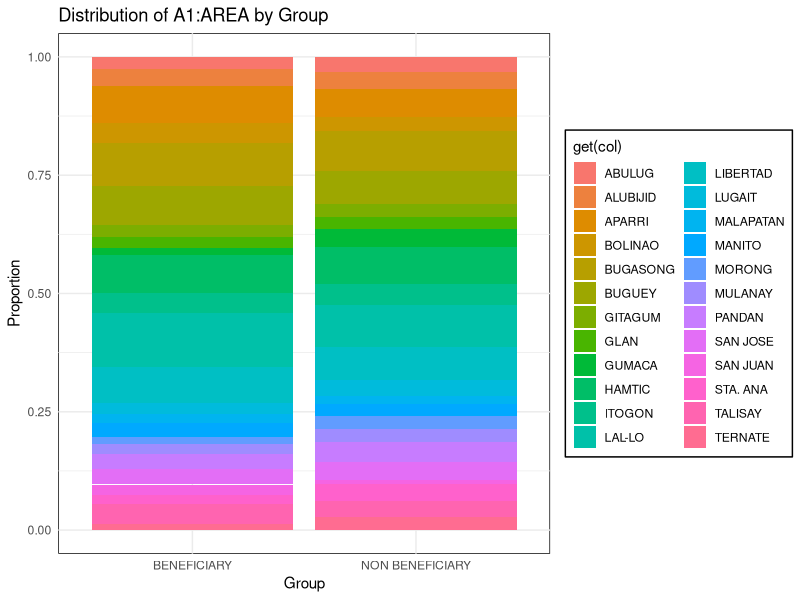
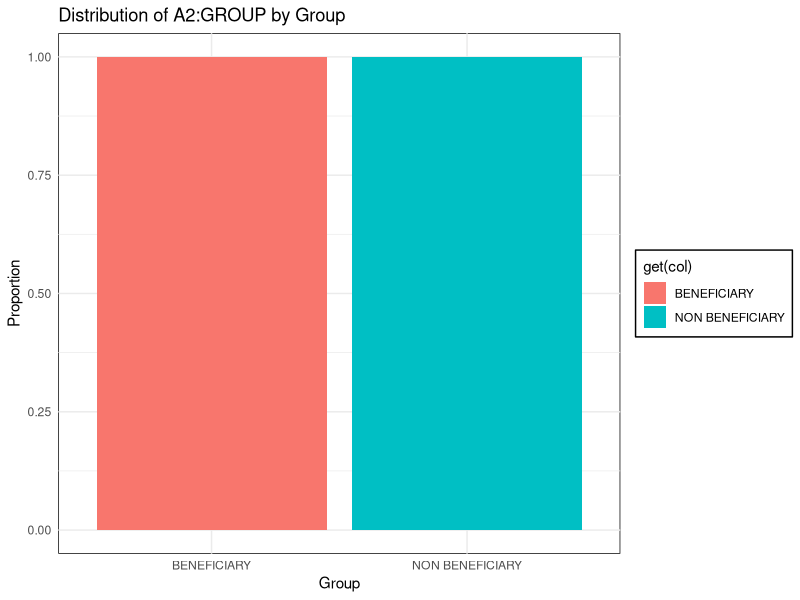
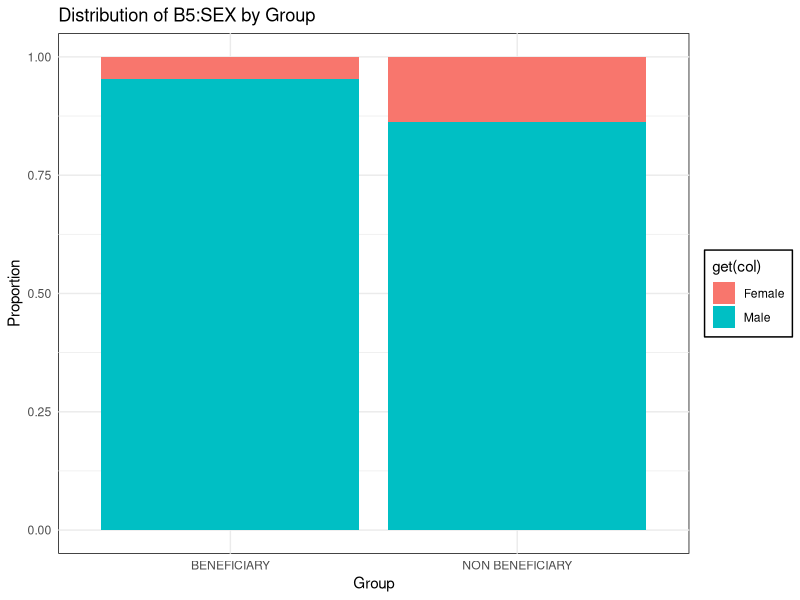
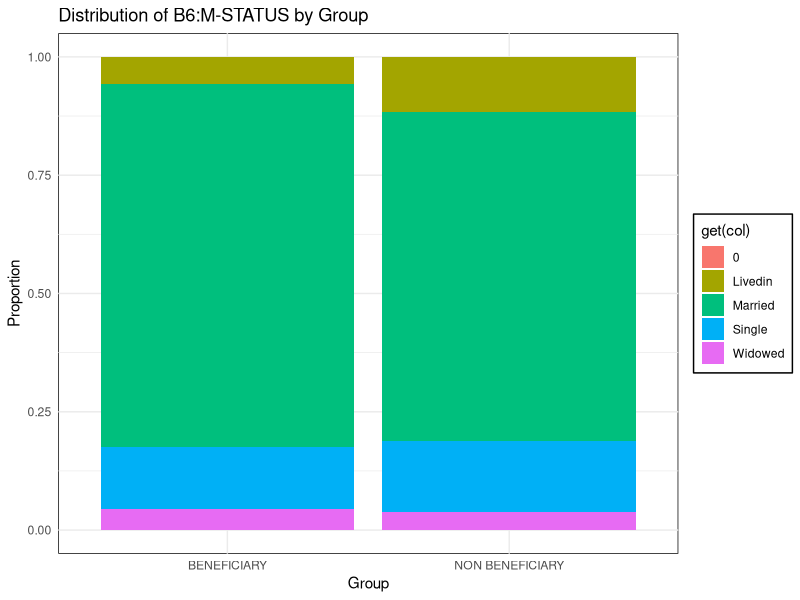
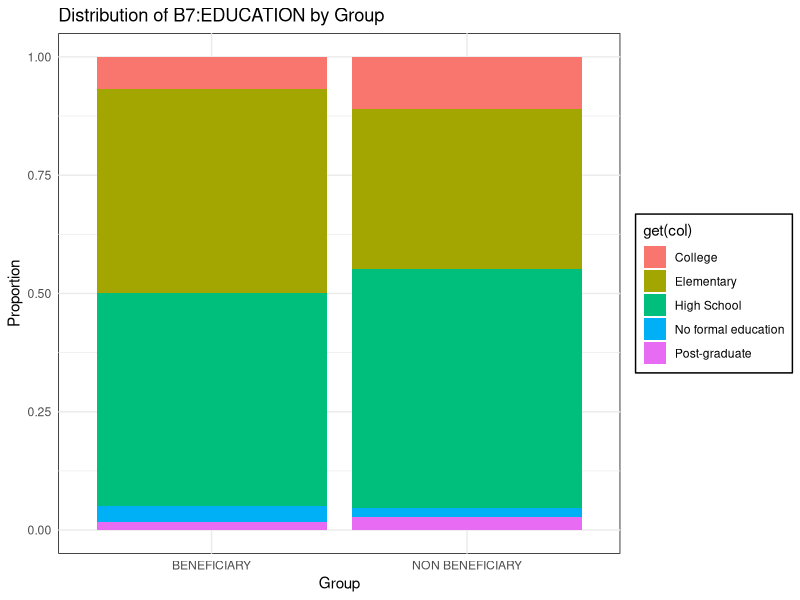
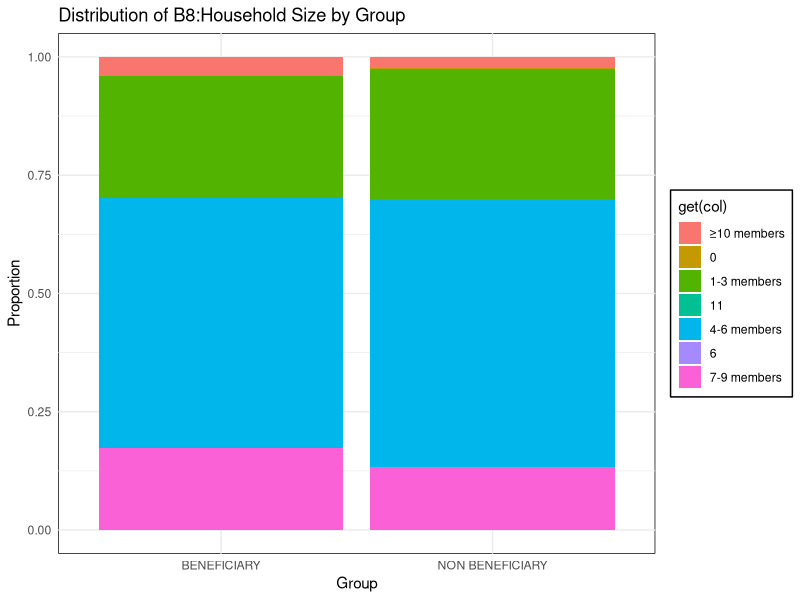
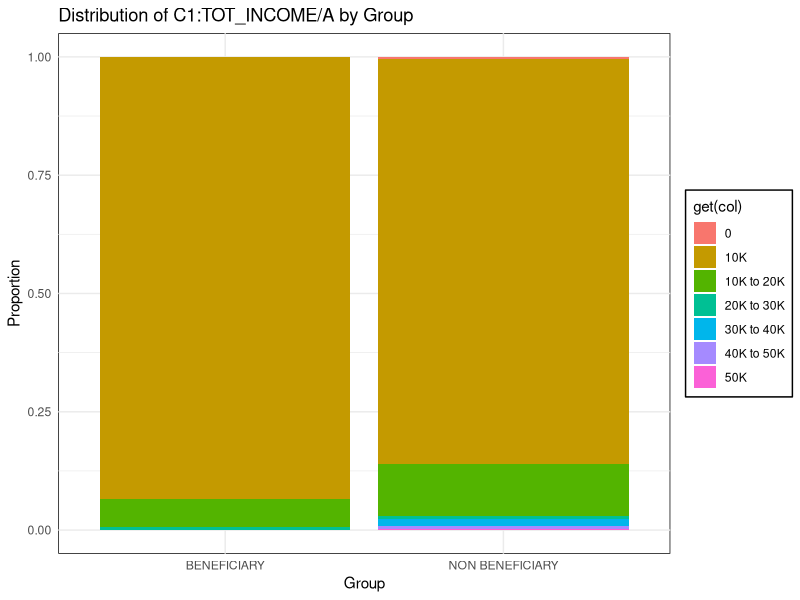
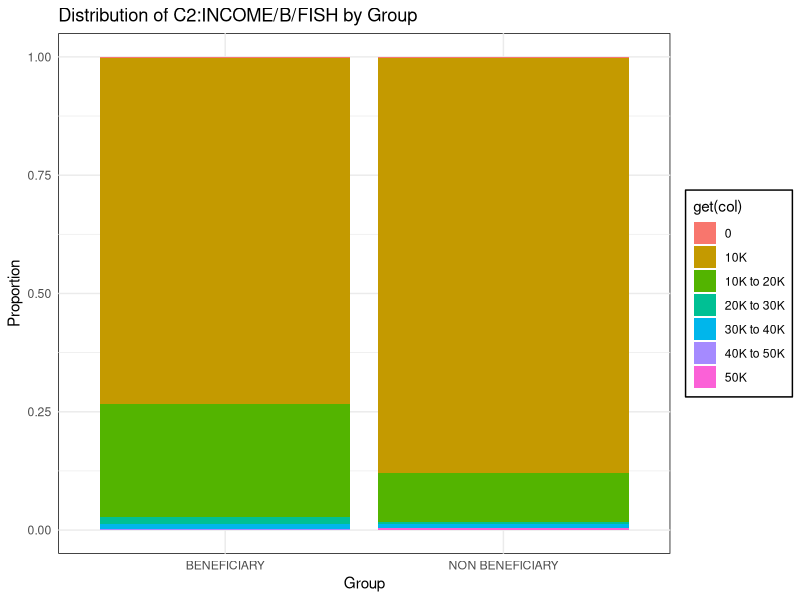

These figures' R source, in order: (Note: this script raises an error after producing the figures.)
# Download the ff packages
# install.packages(c('readxl', 'ggplot2', 'dplyr', 'tidyr', 'readr',"reshape2"))
# ----------------------------------------
# Load required libraries
# ----------------------------------------
library(readxl)
library(ggplot2)
library(dplyr)
library(tidyr)
library(readr)
library(reshape2)
library(rpart)
#library(rpart)
# ----------------------------------------
# Define function to clean filenames (Windows-safe)
# ----------------------------------------
clean_filename <- function(filename) {
  gsub("[:?<>|*\"/\\\\]", "_", filename)  # Replace invalid characters with "_"
}

# ----------------------------------------
# Load dataset
# ----------------------------------------
df_A <- read_csv("Dataset/cleaned_data.csv", show_col_types = FALSE)

# Ensure 'A2:GROUP' exists and is a factor
if (!"A2:GROUP" %in% colnames(df_A)) {
  stop("Error: Column 'A2:GROUP' not found in dataset.")
}
df_A$`A2:GROUP` <- as.factor(df_A$`A2:GROUP`)

# ----------------------------------------
# Identify column types
# ----------------------------------------
categorical_cols <- names(df_A)[sapply(df_A, is.character) | sapply(df_A, is.factor)]
numerical_cols <- names(df_A)[sapply(df_A, is.numeric)]

# Remove 'A2:GROUP' from categorical list (since it's the grouping column)
categorical_cols <- setdiff(categorical_cols, "GROUP")

# ----------------------------------------
# Create a directory for saving plots
# ----------------------------------------
if (!dir.exists("visualizations")) {
  dir.create("visualizations")
}
# ----------------------------------------
# Generate Stacked Bar Charts (Categorical Variables)
# ----------------------------------------
for (col in categorical_cols) {
  p <- ggplot(df_A, aes(x = `A2:GROUP`, fill = get(col))) + 
    geom_bar(position = "fill") +
    labs(title = paste("Distribution of", col, "by Group"), x = "Group", y = "Proportion") +
    theme_minimal() +
    theme(panel.background = element_rect(fill = "white")) +
    theme(legend.background = element_rect(fill = "white", color = "black"))
  
  ggsave(filename = paste0("visualizations/stacked_bar", clean_filename(col), "_stacked_bar.png"),
         plot = p, width = 8, height = 5)
}

# ----------------------------------------
# Generate Non-Stacked Bar Charts (Categorical Variables)
# ----------------------------------------
for (col in categorical_cols) {
  p <- ggplot(df_A, aes(x = `A2:GROUP`, fill = get(col))) + 
    geom_bar(position = "dodge") +  # Non-stacked bar graph
    labs(title = paste("Count of", col, "by Group"), x = "Group", y = "Count") +
    theme_minimal() +
    theme(panel.background = element_rect(fill = "white")) +
    theme(legend.background = element_rect(fill = "white", color = "black")) 
  
  ggsave(filename = paste0("visualizations/nonstacked_bar", clean_filename(col), "_non_stacked_bar.png"),
         plot = p, width = 8, height = 5)
}

# ----------------------------------------
# Generate Box Plots (Numerical Variables)
# ----------------------------------------
for (col in numerical_cols) {
  p <- ggplot(df_A, aes(x = `A2:GROUP`, y = get(col), fill = `A2:GROUP`)) +
    geom_boxplot() +
    labs(title = paste("Distribution of", col, "by Group"), x = "Group", y = col) +
    theme_minimal() +
    theme(panel.background = element_rect(fill = "white")) +
    theme(legend.background = element_rect(fill = "white", color = "black"))
  
  ggsave(filename = paste0("visualizations/boxplots", clean_filename(col), "_boxplot.png"),
         plot = p, width = 8, height = 5)
}

# ----------------------------------------
# Generate Histograms (Numerical Variables)
# ----------------------------------------
for (col in numerical_cols) {
  p <- ggplot(df_A, aes(x = get(col), fill = `A2:GROUP`)) +
    geom_histogram(bins = 30, alpha = 0.6, position = "identity") +
    facet_wrap(~`A2:GROUP`, scales = "free") +
    labs(title = paste("Histogram of", col, "by Group"), x = col, y = "Count") +
    theme_minimal() +
    theme(panel.background = element_rect(fill = "white")) +
    theme(legend.background = element_rect(fill = "white", color = "black"))
  
  ggsave(filename = paste0("visualizations/histograms", clean_filename(col), "_histogram.png"),
         plot = p, width = 8, height = 5)
}
# Clustering (K-Means)
set.seed(123)
df_num <- df_A[, numerical_cols]
df_num_scaled <- scale(df_num)  # Standardizing numerical data
kmeans_result <- kmeans(df_num_scaled, centers = 3)  # Assume 3 clusters
df_A$Cluster <- as.factor(kmeans_result$cluster)

# Visualize Clustering
fviz_cluster(list(data = df_num_scaled, cluster = kmeans_result$cluster))
ggsave("visualizations/kmeans_clusters.png", width = 8, height = 5)

# Decision Tree for Impact Prediction
set.seed(123)
dt_model <- rpart(`A2:GROUP` ~ ., data = df_A, method = "class")
rpart.plot(dt_model)
ggsave("visualizations/decision_tree.png", width = 8, height = 5)

# Association Rule Mining (Apriori)
categorical_data <- df_A[, categorical_cols]
categorical_data[] <- lapply(categorical_data, as.factor)
transactions <- as(categorical_data, "transactions")
rules <- apriori(transactions, parameter = list(supp = 0.05, conf = 0.8))
inspect(rules)

# Generate Heatmap (Density Visualization)

for (col in numerical_cols) {
  p <- ggplot(df_A, aes(x = get(col))) +
    geom_density(na.rm = TRUE, fill = "blue", alpha = 0.5) +  # Ignore NA
    labs(title = paste("Density Plot of", col), x = col, y = "Density") +
    theme_minimal()

  ggsave(filename = paste0("visualizations/density_", clean_filename(col), ".png"),
         plot = p, width = 8, height = 5)
}

# Generate Correlation Matrix
corr_matrix <- cor(df_A[, numerical_cols], use = "complete.obs")
ggcorrplot(corr_matrix, hc.order = TRUE, type = "lower", lab = TRUE)
ggsave("visualizations/correlation_matrix.png", width = 8, height = 5)

# K-Means Clustering
set.seed(123)
df_num <- scale(df_A[, numerical_cols])
kmeans_result <- kmeans(df_num, centers = 3)
df_A$Cluster <- as.factor(kmeans_result$cluster)

fviz_cluster(list(data = df_num, cluster = kmeans_result$cluster))
ggsave("visualizations/kmeans_clusters.png", width = 8, height = 5)

# Decision Tree Model
set.seed(123)
df_tree <- df_A[complete.cases(df_A), ]  # Keep only complete rows

dt_model <- rpart(`A2:GROUP` ~ ., data = df_tree, method = "class")
rpart.plot(dt_model)

ggsave("visualizations/decision_tree.png", width = 8, height = 5)

# ----------------------------------------
# Filter only beneficiaries for J part visualization
# ----------------------------------------

df_beneficiaries[j_columns] <- lapply(df_beneficiaries[j_columns], function(x) {
  x[is.infinite(x)] <- NA
  return(x)
})

df_beneficiaries[j_columns] <- lapply(df_beneficiaries[j_columns], as.factor)


df_beneficiaries[j_columns] <- lapply(df_beneficiaries[j_columns], function(x) {
  x <- as.factor(x)  # Convert to factor
  x[is.na(x) | is.nan(x) | is.infinite(x)] <- "Missing"  # Replace NAs with a label
  return(x)
})

df_beneficiaries <- df_A %>% filter(`A2:GROUP` == "benef")

# Select J part columns for visualization
j_columns <- c("NY_W/BOAT", "BOAT_COND", "J1:BOAT_AGREE", "J2:BOAT_TYPE", "J3:BOAT_DESIGN",
               "J4:BOAT_COND", "J4: REASON-NO", "J5.1", "J5.2", "J5.3", "J5.4", "J5.5", "J5.6", "J5.7",
               "J6.1", "J6.2", "J6.3", "J6.4", "J6.5", "J6.6", "J7.1", "J7.2", "J7.3", "J7.4", "J7.5")

# Ensure the selected columns exist in the dataset
j_columns <- intersect(j_columns, colnames(df_beneficiaries))

# Create a directory for saving J part visualizations
if (!dir.exists("visualizations/J_part")) {
  dir.create("visualizations/J_part", recursive = TRUE)
}
df_beneficiaries[j_columns] <- lapply(df_beneficiaries[j_columns], function(x) {
  x <- as.factor(x)  # Convert to factor
  x[is.na(x)] <- "Missing"  # Replace NA values
  return(x)
})

# Generate bar plots for categorical J part columns
for (col in j_columns) {
  if (col %in% categorical_cols) {
    p <- ggplot(df_beneficiaries, aes_string(x = col)) +
      geom_bar(fill = "steelblue") +
      theme_minimal() +
      labs(title = paste("Distribution of", col, "in Beneficiaries"))
    
    ggsave(paste0("visualizations/J_part/", clean_filename(col), "_distribution.png"), plot = p, width = 8, height = 5)
  }
}

cat("✅ J part visualizations for beneficiaries saved in 'visualizations/J_part'!\n")

cat("✅ All visualizations have been saved in the 'visualizations' folder!\n")

